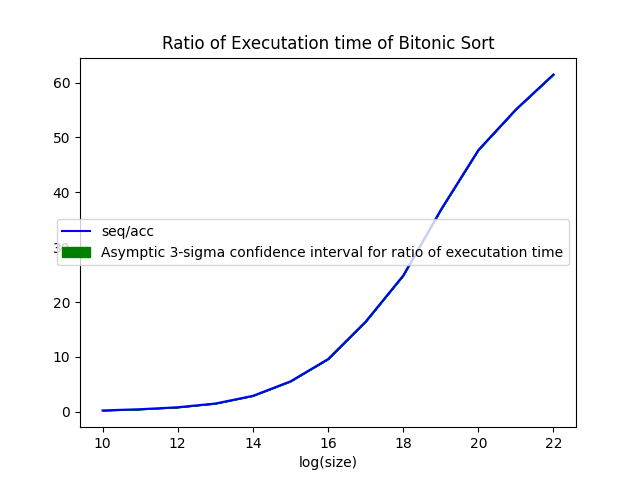

This figure's Python source:
from ctypes import CDLL,c_int, c_double
import matplotlib.pyplot as plt
import numpy as np

lib=CDLL('./bitonic.so')

#results are in microseconds
seq=lib.seq_time
seq.argtypes=[c_int]
seq.restype=c_double
acc=lib.acc_time
acc.argtypes=[c_int]
acc.restype=c_double


#print(float(acc(20)))

def accT(n:int):
    return float(acc(n))/1000
def seqT(n:int):
    return float(seq(n))/1000

#discard the low bound
def draw(low:int,up:int, iteration:int)->None:
    axis=[i for i in range(low, up )]
    meanR=[0.0 for i in range(low, up )]
    upperBound=[0.0 for i in range(low, up )]
    lowerBound=[0.0 for i in range(low, up )]
    initialization=accT(10)
    for i in range(low, up ):
        samples=np.zeros(iteration)
        for j in range(iteration):
            samples[j]=seqT(i)/accT(i)
        mean=np.mean(samples)
        std=np.std(samples)
        meanR[i-low]=mean
        upperBound[i-low]=mean+3*std/np.sqrt(iteration)
        lowerBound[i-low]=mean-3*std/np.sqrt(iteration)

    plt.plot(axis,meanR,label='seq/acc',color='b')
    plt.fill_between(axis,lowerBound,upperBound,label='Asymptic 3-sigma confidence interval for ratio of executation time',color='g')
    plt.xlabel('log(size)')
    plt.title('Ratio of Executation time of Bitonic Sort')
    plt.legend()
    plt.savefig('ratio.png')
    
draw(10,28,1)
